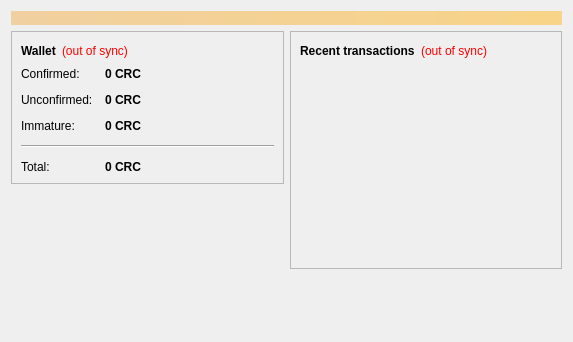
<?xml version="1.0" encoding="UTF-8"?>
<ui version="4.0">
 <class>OverviewPage</class>
 <widget class="QWidget" name="OverviewPage">
  <property name="geometry">
   <rect>
    <x>0</x>
    <y>0</y>
    <width>573</width>
    <height>342</height>
   </rect>
  </property>
  <property name="windowTitle">
   <string>Form</string>
  </property>
  <layout class="QVBoxLayout" name="topLayout">
   <item>
    <widget class="QLabel" name="labelAlerts">
     <property name="visible">
      <bool>false</bool>
     </property>
     <property name="styleSheet">
      <string notr="true">background-color: qlineargradient(x1: 0, y1: 0, x2: 1, y2: 0, stop:0 #F0D0A0, stop:1 #F8D488); color:#000000;</string>
     </property>
     <property name="wordWrap">
      <bool>true</bool>
     </property>
     <property name="margin">
      <number>3</number>
     </property>
    </widget>
   </item>
   <item>
    <layout class="QHBoxLayout" name="horizontalLayout" stretch="1,1">
     <item>
      <layout class="QVBoxLayout" name="verticalLayout_2">
       <item>
        <widget class="QFrame" name="frame">
         <property name="frameShape">
          <enum>QFrame::StyledPanel</enum>
         </property>
         <property name="frameShadow">
          <enum>QFrame::Raised</enum>
         </property>
         <layout class="QVBoxLayout" name="verticalLayout_4">
          <item>
           <layout class="QHBoxLayout" name="horizontalLayout_4">
            <item>
             <widget class="QLabel" name="label_5">
              <property name="font">
               <font>
                <weight>75</weight>
                <bold>true</bold>
               </font>
              </property>
              <property name="text">
               <string>Wallet</string>
              </property>
             </widget>
            </item>
            <item>
             <widget class="QLabel" name="labelWalletStatus">
              <property name="toolTip">
               <string>The displayed information may be out of date. Your wallet automatically synchronizes with the CaresCoin network after a connection is established, but this process has not completed yet.</string>
              </property>
              <property name="styleSheet">
               <string notr="true">QLabel { color: red; }</string>
              </property>
              <property name="text">
               <string notr="true">(out of sync)</string>
              </property>
              <property name="alignment">
               <set>Qt::AlignLeading|Qt::AlignLeft|Qt::AlignVCenter</set>
              </property>
             </widget>
            </item>
            <item>
             <spacer name="horizontalSpacer_2">
              <property name="orientation">
               <enum>Qt::Horizontal</enum>
              </property>
              <property name="sizeHint" stdset="0">
               <size>
                <width>40</width>
                <height>20</height>
               </size>
              </property>
             </spacer>
            </item>
           </layout>
          </item>
          <item>
           <layout class="QFormLayout" name="formLayout_2">
            <property name="fieldGrowthPolicy">
             <enum>QFormLayout::AllNonFixedFieldsGrow</enum>
            </property>
            <property name="horizontalSpacing">
             <number>12</number>
            </property>
            <property name="verticalSpacing">
             <number>12</number>
            </property>
            <item row="0" column="0">
             <widget class="QLabel" name="label">
              <property name="text">
               <string>Confirmed:</string>
              </property>
             </widget>
            </item>
            <item row="0" column="1">
             <widget class="QLabel" name="labelBalance">
              <property name="font">
               <font>
                <weight>75</weight>
                <bold>true</bold>
               </font>
              </property>
              <property name="cursor">
               <cursorShape>IBeamCursor</cursorShape>
              </property>
              <property name="toolTip">
               <string>Your current spendable balance</string>
              </property>
              <property name="text">
               <string notr="true">0 CRC</string>
              </property>
              <property name="textInteractionFlags">
               <set>Qt::LinksAccessibleByMouse|Qt::TextSelectableByKeyboard|Qt::TextSelectableByMouse</set>
              </property>
             </widget>
            </item>
            <item row="1" column="0">
             <widget class="QLabel" name="label_3">
              <property name="text">
               <string>Unconfirmed:</string>
              </property>
             </widget>
            </item>
            <item row="1" column="1">
             <widget class="QLabel" name="labelUnconfirmed">
              <property name="font">
               <font>
                <weight>75</weight>
                <bold>true</bold>
               </font>
              </property>
              <property name="cursor">
               <cursorShape>IBeamCursor</cursorShape>
              </property>
              <property name="toolTip">
               <string>Total of transactions that have yet to be confirmed, and do not yet count toward the spendable balance</string>
              </property>
              <property name="text">
               <string notr="true">0 CRC</string>
              </property>
              <property name="textInteractionFlags">
               <set>Qt::LinksAccessibleByMouse|Qt::TextSelectableByKeyboard|Qt::TextSelectableByMouse</set>
              </property>
             </widget>
            </item>
            <item row="2" column="0">
             <widget class="QLabel" name="labelImmatureText">
              <property name="text">
               <string>Immature:</string>
              </property>
             </widget>
            </item>
            <item row="2" column="1">
             <widget class="QLabel" name="labelImmature">
              <property name="font">
               <font>
                <weight>75</weight>
                <bold>true</bold>
               </font>
              </property>
              <property name="toolTip">
               <string>Mined balance that has not yet matured</string>
              </property>
              <property name="text">
               <string notr="true">0 CRC</string>
              </property>
              <property name="textInteractionFlags">
               <set>Qt::LinksAccessibleByMouse|Qt::TextSelectableByKeyboard|Qt::TextSelectableByMouse</set>
              </property>
             </widget>
            </item>
            <item row="4" column="0">
             <widget class="QLabel" name="labelTotalText">
              <property name="text">
               <string>Total:</string>
              </property>
             </widget>
            </item>
            <item row="4" column="1">
             <widget class="QLabel" name="labelTotal">
              <property name="font">
               <font>
                <weight>75</weight>
                <bold>true</bold>
               </font>
              </property>
              <property name="cursor">
               <cursorShape>IBeamCursor</cursorShape>
              </property>
              <property name="toolTip">
               <string>Your current total balance</string>
              </property>
              <property name="text">
               <string notr="true">0 CRC</string>
              </property>
              <property name="textInteractionFlags">
               <set>Qt::LinksAccessibleByMouse|Qt::TextSelectableByKeyboard|Qt::TextSelectableByMouse</set>
              </property>
             </widget>
            </item>
            <item row="3" column="0" colspan="2">
             <widget class="Line" name="line">
              <property name="orientation">
               <enum>Qt::Horizontal</enum>
              </property>
             </widget>
            </item>
           </layout>
          </item>
         </layout>
        </widget>
       </item>
       <item>
        <spacer name="verticalSpacer">
         <property name="orientation">
          <enum>Qt::Vertical</enum>
         </property>
         <property name="sizeHint" stdset="0">
          <size>
           <width>20</width>
           <height>40</height>
          </size>
         </property>
        </spacer>
       </item>
      </layout>
     </item>
     <item>
      <layout class="QVBoxLayout" name="verticalLayout_3">
       <item>
        <widget class="QFrame" name="frame_2">
         <property name="frameShape">
          <enum>QFrame::StyledPanel</enum>
         </property>
         <property name="frameShadow">
          <enum>QFrame::Raised</enum>
         </property>
         <layout class="QVBoxLayout" name="verticalLayout">
          <item>
           <layout class="QHBoxLayout" name="horizontalLayout_2">
            <item>
             <widget class="QLabel" name="label_4">
              <property name="text">
               <string>&lt;b&gt;Recent transactions&lt;/b&gt;</string>
              </property>
             </widget>
            </item>
            <item>
             <widget class="QLabel" name="labelTransactionsStatus">
              <property name="toolTip">
               <string>The displayed information may be out of date. Your wallet automatically synchronizes with the CaresCoin network after a connection is established, but this process has not completed yet.</string>
              </property>
              <property name="styleSheet">
               <string notr="true">QLabel { color: red; }</string>
              </property>
              <property name="text">
               <string notr="true">(out of sync)</string>
              </property>
              <property name="alignment">
               <set>Qt::AlignRight|Qt::AlignTrailing|Qt::AlignVCenter</set>
              </property>
             </widget>
            </item>
            <item>
             <spacer name="horizontalSpacer">
              <property name="orientation">
               <enum>Qt::Horizontal</enum>
              </property>
              <property name="sizeHint" stdset="0">
               <size>
                <width>40</width>
                <height>20</height>
               </size>
              </property>
             </spacer>
            </item>
           </layout>
          </item>
          <item>
           <widget class="QListView" name="listTransactions">
            <property name="styleSheet">
             <string notr="true">QListView { background: transparent; }</string>
            </property>
            <property name="frameShape">
             <enum>QFrame::NoFrame</enum>
            </property>
            <property name="verticalScrollBarPolicy">
             <enum>Qt::ScrollBarAlwaysOff</enum>
            </property>
            <property name="horizontalScrollBarPolicy">
             <enum>Qt::ScrollBarAlwaysOff</enum>
            </property>
            <property name="selectionMode">
             <enum>QAbstractItemView::NoSelection</enum>
            </property>
           </widget>
          </item>
         </layout>
        </widget>
       </item>
       <item>
        <spacer name="verticalSpacer_2">
         <property name="orientation">
          <enum>Qt::Vertical</enum>
         </property>
         <property name="sizeHint" stdset="0">
          <size>
           <width>20</width>
           <height>40</height>
          </size>
         </property>
        </spacer>
       </item>
      </layout>
     </item>
    </layout>
   </item>
  </layout>
 </widget>
 <resources/>
 <connections/>
</ui>
